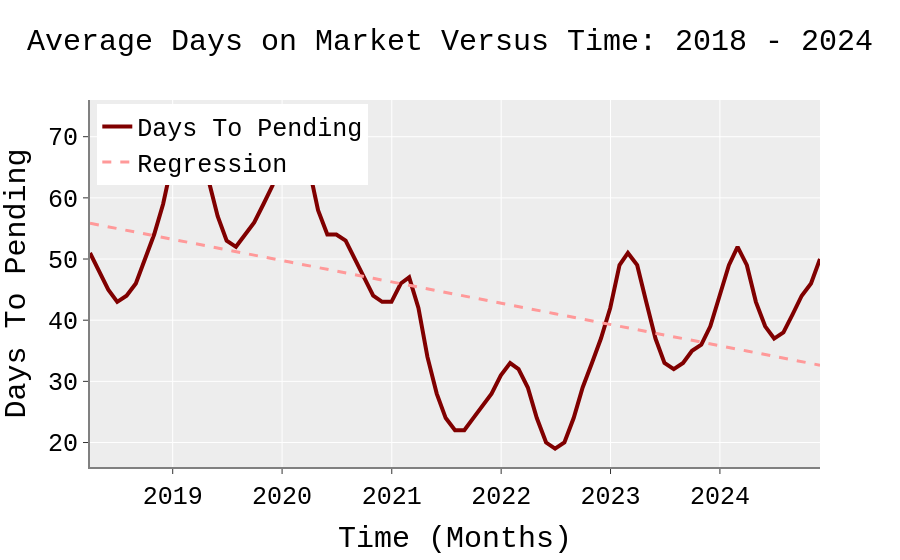

Notebook code for this chart:
### Code cell
fig = go.Figure()
fig.update_layout(title="Average Days on Market Versus Time: 2018 - 2024", title_font_size = 30,
                  font=dict( family="Courier New, monospace", size=25,color="#000000"),
                  template = "ggplot2", hovermode= 'closest', legend=dict(yanchor="top", y=0.99, xanchor="left", x=0.01))
fig.update_xaxes(showline=True, linewidth=2, linecolor='gray', title="Time (Months)")
fig.update_yaxes(showline=True, linewidth=2, linecolor='gray', title="Days To Pending")

fig.add_trace(go.Scatter(x = time_to_close['DATE'], y = time_to_close['DAYS_TO_CLOSE'], mode = 'lines',
                         name = 'Days To Pending', line=dict(color=red, width=4), showlegend=True))

####     REGRESSION     ####

X = time_to_close['item_id']
y = time_to_close['DAYS_TO_CLOSE']
model = LinRegress(X, y)
yy= linear_func(X, *model._results.params)


fig.add_trace(go.Scatter(x = time_to_close['DATE'], y = yy, mode = 'lines',
                          name = 'Regression',
                          line=dict(dash='dash', width=3),marker_color=light_red))

####     REGRESSION     ####

# X = pd.DataFrame(reg_df[reg_df['item_id'].between(148,245)][['item_id']])
# y = pd.DataFrame(reg_df[reg_df['item_id'].between(148,245)][['MSPUS']])
# model = LinRegress(X['item_id'], y['MSPUS'])
# yy= linear_func(X, *model._results.params)
#
# fig.add_trace(go.Scatter(x = pd.DataFrame(reg_df[reg_df['item_id'].between(148,245)][['DATE']])['DATE'], y = yy['item_id'], mode = 'lines',
#                          name = 'Post-2000 Regression',
#                          line=dict(dash='dash', width=3), marker_color=light_blue))


####     SPLIT LINE     ####

# fig.add_trace(go.Scatter( x=['2000-01-01', '2000-01-01'], y=[0, 450000], mode="lines",line=dict(color="gray", width=3), showlegend=False))

pio.write_image(fig, "images/fig4.png", width=5*300, height=2*300, scale=1.5)

fig

### Figure 1 — Plotly figure (JSON) as saved in the notebook; plotly's stock layout.template omitted (floating-point values rounded to 4 significant figures)
{"data": [{"line": {"color": "rgb(128, 0, 0)", "width": 4}, "mode": "lines", "name": "Days To Pending", "showlegend": true, "x": ["2018-03-31", "2018-04-30", "2018-05-31", "2018-06-30", "2018-07-31", "2018-08-31", "2018-09-30", "2018-10-31", "2018-11-30", "2018-12-31", "2019-01-31", "2019-02-28", "2019-03-31", "2019-04-30", "2019-05-31", "2019-06-30", "2019-07-31", "2019-08-31", "2019-09-30", "2019-10-31", "2019-11-30", "2019-12-31", "2020-01-31", "2020-02-29", "2020-03-31", "2020-04-30", "2020-05-31", "2020-06-30", "2020-07-31", "2020-08-31", "2020-09-30", "2020-10-31", "2020-11-30", "2020-12-31", "2021-01-31", "2021-02-28", "2021-03-31", "2021-04-30", "2021-05-31", "2021-06-30", "2021-07-31", "2021-08-31", "2021-09-30", "2021-10-31", "2021-11-30", "2021-12-31", "2022-01-31", "2022-02-28", "2022-03-31", "2022-04-30", "2022-05-31", "2022-06-30", "2022-07-31", "2022-08-31", "2022-09-30", "2022-10-31", "2022-11-30", "2022-12-31", "2023-01-31", "2023-02-28", "2023-03-31", "2023-04-30", "2023-05-31", "2023-06-30", "2023-07-31", "2023-08-31", "2023-09-30", "2023-10-31", "2023-11-30", "2023-12-31", "2024-01-31", "2024-02-29", "2024-03-31", "2024-04-30", "2024-05-31", "2024-06-30", "2024-07-31", "2024-08-31", "2024-09-30", "2024-10-31", "2024-11-30"], "y": [51, 48, 45, 43, 44, 46, 50, 54, 59, 66, 72, 73, 70, 63, 57, 53, 52, 54, 56, 59, 62, 67, 72, 72, 65, 58, 54, 54, 53, 50, 47, 44, 43, 43, 46, 47, 42, 34, 28, 24, 22, 22, 24, 26, 28, 31, 33, 32, 29, 24, 20, 19, 20, 24, 29, 33, 37, 42, 49, 51, 49, 43, 37, 33, 32, 33, 35, 36, 39, 44, 49, 52, 49, 43, 39, 37, 38, 41, 44, 46, 50], "type": "scatter"}, {"line": {"dash": "dash", "width": 3}, "marker": {"color": "rgb(255, 153, 153)"}, "mode": "lines", "name": "Regression", "x": ["2018-03-31", "2018-04-30", "2018-05-31", "2018-06-30", "2018-07-31", "2018-08-31", "2018-09-30", "2018-10-31", "2018-11-30", "2018-12-31", "2019-01-31", "2019-02-28", "2019-03-31", "2019-04-30", "2019-05-31", "2019-06-30", "2019-07-31", "2019-08-31", "2019-09-30", "2019-10-31", "2019-11-30", "2019-12-31", "2020-01-31", "2020-02-29", "2020-03-31", "2020-04-30", "2020-05-31", "2020-06-30", "2020-07-31", "2020-08-31", "2020-09-30", "2020-10-31", "2020-11-30", "2020-12-31", "2021-01-31", "2021-02-28", "2021-03-31", "2021-04-30", "2021-05-31", "2021-06-30", "2021-07-31", "2021-08-31", "2021-09-30", "2021-10-31", "2021-11-30", "2021-12-31", "2022-01-31", "2022-02-28", "2022-03-31", "2022-04-30", "2022-05-31", "2022-06-30", "2022-07-31", "2022-08-31", "2022-09-30", "2022-10-31", "2022-11-30", "2022-12-31", "2023-01-31", "2023-02-28", "2023-03-31", "2023-04-30", "2023-05-31", "2023-06-30", "2023-07-31", "2023-08-31", "2023-09-30", "2023-10-31", "2023-11-30", "2023-12-31", "2024-01-31", "2024-02-29", "2024-03-31", "2024-04-30", "2024-05-31", "2024-06-30", "2024-07-31", "2024-08-31", "2024-09-30", "2024-10-31", "2024-11-30"], "y": [55.85, 55.56, 55.27, 54.98, 54.69, 54.4, 54.11, 53.82, 53.53, 53.24, 52.95, 52.66, 52.37, 52.08, 51.79, 51.5, 51.21, 50.92, 50.63, 50.34, 50.05, 49.76, 49.47, 49.18, 48.89, 48.6, 48.31, 48.02, 47.73, 47.44, 47.15, 46.86, 46.57, 46.28, 45.99, 45.7, 45.41, 45.12, 44.83, 44.54, 44.25, 43.96, 43.67, 43.38, 43.09, 42.8, 42.51, 42.22, 41.93, 41.64, 41.35, 41.06, 40.77, 40.48, 40.19, 39.9, 39.61, 39.32, 39.03, 38.74, 38.45, 38.16, 37.87, 37.58, 37.29, 37.0, 36.71, 36.42, 36.13, 35.84, 35.55, 35.25, 34.96, 34.67, 34.38, 34.09, 33.8, 33.51, 33.22, 32.93, 32.64], "type": "scatter"}], "layout": {"title": {"text": "Average Days on Market Versus Time: 2018 - 2024", "font": {"size": 30}}, "font": {"family": "Courier New, monospace", "size": 25, "color": "#000000"}, "legend": {"yanchor": "top", "y": 0.99, "xanchor": "left", "x": 0.01}, "hovermode": "closest", "xaxis": {"showline": true, "linewidth": 2, "linecolor": "gray", "title": {"text": "Time (Months)"}}, "yaxis": {"showline": true, "linewidth": 2, "linecolor": "gray", "title": {"text": "Days To Pending"}}}}
